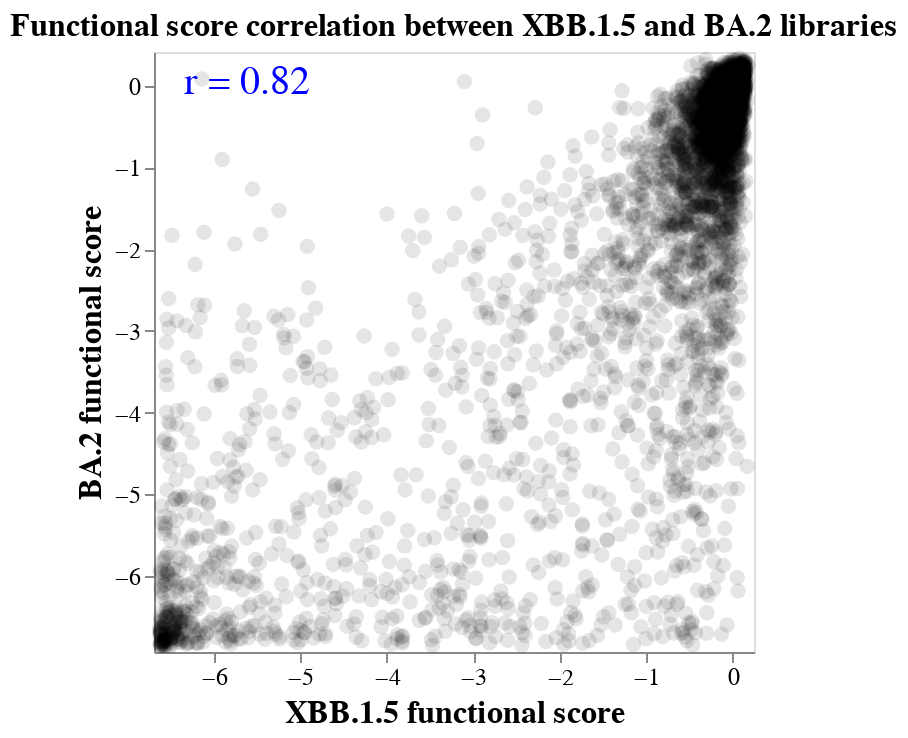

This figure's notebook cell:
### Code cell
corr_base = (
    alt.Chart(df_func)
)



corr_chart = (
    (
        (
            corr_base
            .encode(
                x=alt.X("spike mediated entry_x",title="XBB.1.5 functional score", scale=alt.Scale(nice=False, padding=3)),
                y=alt.Y("spike mediated entry_y", title="BA.2 functional score", scale=alt.Scale(nice=False, padding=3)),
                tooltip=df_func.columns.tolist(),
            )
            .mark_circle(color="black", size=60, opacity=0.1)
        )
        + (
            corr_base
            .transform_regression("spike mediated entry_x", "spike mediated entry_y", params=True)
            .transform_calculate(
                r=alt.expr.if_(
                    alt.datum["coef"][1] > 0,
                    alt.expr.sqrt(alt.datum["rSquared"]),
                    -alt.expr.sqrt(alt.datum["rSquared"]),
                ),
                r_text="r = " + alt.expr.format(alt.datum["r"], ".2f"),
            )
            .encode(
                text="r_text:N",
                x=alt.value(15),
                y=alt.value(15),
            )
            .mark_text(size=20, align="left", color="blue")
        )
    )
    .properties(
        width=300,
        height=300,
    )
    .configure_axis(grid=False, labelFontSize=12, titleFontSize=16)
    .properties(
        title=alt.TitleParams(
            " Functional score correlation between XBB.1.5 and BA.2 libraries",
            anchor="middle",
            fontSize=16,
        ),
    )
)
corr_chart

### Figure 1 — Vega-Lite specification as saved in the notebook (floating-point values rounded to 4 significant figures; data arrays with more than 128 entries replaced by an {"elided": "..."} marker saying what was removed)
{"config": {"view": {"continuousWidth": 300, "continuousHeight": 300}, "axis": {"grid": false, "labelFontSize": 12, "titleFontSize": 16}}, "layer": [{"mark": {"type": "circle", "color": "black", "opacity": 0.1, "size": 60}, "encoding": {"tooltip": [{"field": "mutation", "type": "nominal"}, {"field": "spike mediated entry_x", "type": "quantitative"}, {"field": "spike mediated entry_y", "type": "quantitative"}], "x": {"field": "spike mediated entry_x", "scale": {"nice": false, "padding": 3}, "title": "XBB.1.5 functional score", "type": "quantitative"}, "y": {"field": "spike mediated entry_y", "scale": {"nice": false, "padding": 3}, "title": "BA.2 functional score", "type": "quantitative"}}}, {"mark": {"type": "text", "align": "left", "color": "blue", "size": 20}, "encoding": {"text": {"field": "r_text", "type": "nominal"}, "x": {"value": 15}, "y": {"value": 15}}, "transform": [{"on": "spike mediated entry_x", "regression": "spike mediated entry_y", "params": true}, {"calculate": "if((datum['coef'][1] > 0),sqrt(datum['rSquared']),(-sqrt(datum['rSquared'])))", "as": "r"}, {"calculate": "('r = ' + format(datum['r'],'.2f'))", "as": "r_text"}]}], "data": {"name": "data-a22056861a1fd3b7adbc5de88adcc7d8"}, "height": 300, "title": {"text": " Functional score correlation between XBB.1.5 and BA.2 libraries", "anchor": "middle", "fontSize": 16}, "width": 300, "$schema": "https://vega.github.io/schema/vega-lite/v5.8.0.json", "datasets": {"data-a22056861a1fd3b7adbc5de88adcc7d8": {"elided": "6884 records"}}}
